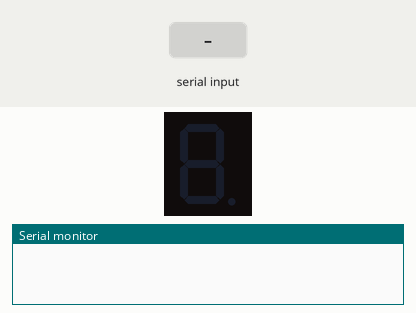
This sketch was run on a simulated Arduino Uno, built with avr-gcc and run on an emulated ATmega328P. On the bench: 1-digit seven-segment display, the last lines printed to the serial monitor. Wiring (inferred from the names in the program): 1-digit 7-segment display, segments lit when HIGH: segments pin 13, pin 12, pin 11, pin 10, pin 9, pin 8, pin 7. The inputs (shaded band) are chosen by the test bench. The segment pins are drawn as the display they are named for.

Above: at 1.2 s.
1.3 s: "0" received over Serial
At 2.3 s:
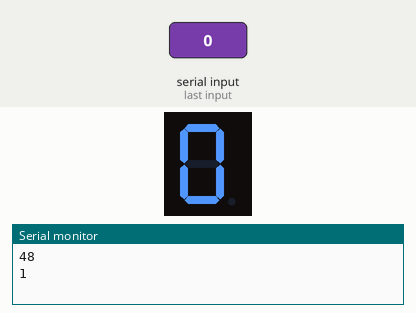
3.3 s: "1" received over Serial
At 5.0 s:
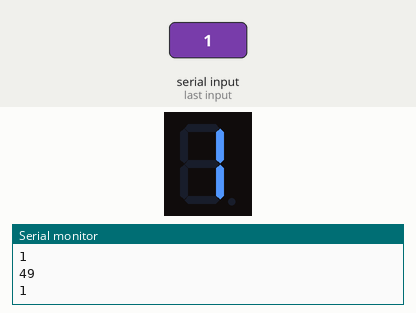
5.3 s: "2" received over Serial
At 6.6 s:
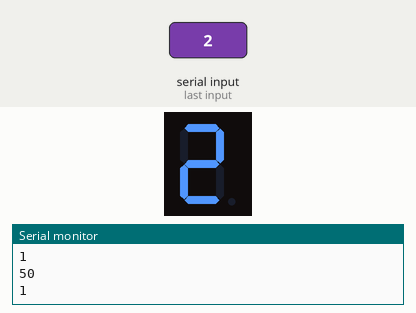
7.3 s: "3" received over Serial
At 8.1 s:
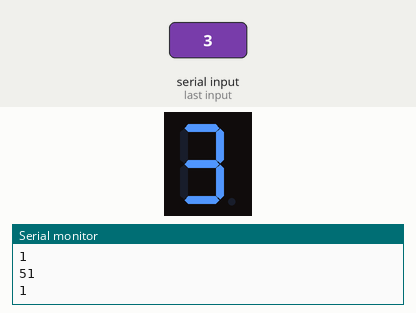
9.3 s: "4" received over Serial
At 10.8 s:
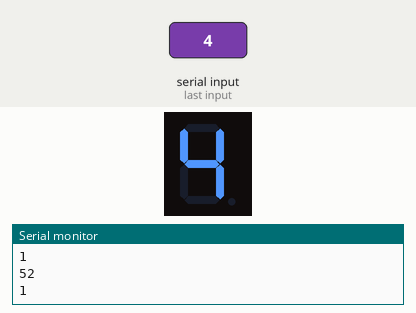
11.3 s: "5" received over Serial
At 12.3 s:
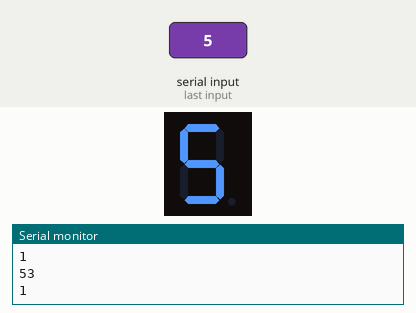
Timing chart, 0 to 14.3 s (numbered marks = the images above; inputs shaded):
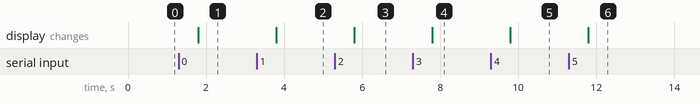

The sketch:

display7serial.ino
```cpp
const int a=13;
const int b=12;
const int c=11;
const int d=10;
const int e=9;
const int f=8;
const int g=7;
int inByte = 0;

void setup(){
    Serial.begin(9600); //Open the serial port
    pinMode(a, OUTPUT);
    pinMode(b, OUTPUT);
    pinMode(c, OUTPUT);
    pinMode(d, OUTPUT);
    pinMode(e, OUTPUT);
    pinMode(f, OUTPUT);
    pinMode(g, OUTPUT);
    digitalWrite(a, LOW);
    digitalWrite(b, LOW);
    digitalWrite(c, LOW);
    digitalWrite(d, LOW);
    digitalWrite(e, LOW);
    digitalWrite(f, LOW);
    digitalWrite(g, LOW);
  }

void loop(){

    if(Serial.available() > 0){

        inByte = Serial.read();
        Serial.println(inByte);
        delay(500);
        if(inByte == '0')
        {
          Serial.println('1');
          digitalWrite(a, HIGH);
          digitalWrite(b, HIGH);
          digitalWrite(c, HIGH);
          digitalWrite(d, HIGH);
          digitalWrite(e, HIGH);
          digitalWrite(f, HIGH);
          digitalWrite(g, LOW);
        }
        else if(inByte=='1')
        {
          Serial.println('1');
          digitalWrite(a, LOW);
          digitalWrite(b, HIGH);
          digitalWrite(c, HIGH);
          digitalWrite(d, LOW);
          digitalWrite(e, LOW);
          digitalWrite(f, LOW);
          digitalWrite(g, LOW);
        }
        else if(inByte=='2')
        {
          Serial.println('1');
          digitalWrite(a, HIGH);
          digitalWrite(b, HIGH);
          digitalWrite(c, LOW);
          digitalWrite(d, HIGH);
          digitalWrite(e, HIGH);
          digitalWrite(f, LOW);
          digitalWrite(g, HIGH);
        }
        else if(inByte=='3')
        {
          Serial.println('1');
          digitalWrite(a, HIGH);
          digitalWrite(b, HIGH);
          digitalWrite(c, HIGH);
          digitalWrite(d, HIGH);
          digitalWrite(e, LOW);
          digitalWrite(f, LOW);
          digitalWrite(g, HIGH);
        }
            else if(inByte=='4')
        {
          Serial.println('1');
          digitalWrite(a, LOW);
          digitalWrite(b, HIGH);
          digitalWrite(c, HIGH);
          digitalWrite(d, LOW);
          digitalWrite(e, LOW);
          digitalWrite(f, HIGH);
          digitalWrite(g, HIGH);
        }
        else if(inByte=='5')
        {
          Serial.println('1');
          digitalWrite(a, HIGH);
          digitalWrite(b, LOW);
          digitalWrite(c, HIGH);
          digitalWrite(d, HIGH);
          digitalWrite(e, LOW);
          digitalWrite(f, HIGH);
          digitalWrite(g, HIGH);
        }
        else if(inByte=='6')
        {
          Serial.println('1');
          digitalWrite(a, HIGH);
          digitalWrite(b, LOW);
          digitalWrite(c, HIGH);
          digitalWrite(d, HIGH);
          digitalWrite(e, HIGH);
          digitalWrite(f, HIGH);
          digitalWrite(g, HIGH);
        }
            else if(inByte=='7')
        {
          Serial.println('1');
          digitalWrite(a, HIGH);
          digitalWrite(b, HIGH);
          digitalWrite(c, HIGH);
          digitalWrite(d, LOW);
          digitalWrite(e, LOW);
          digitalWrite(f, LOW);
          digitalWrite(g, LOW);
        }
        else if(inByte=='8')
        {
          Serial.println('1');
          digitalWrite(a, HIGH);
          digitalWrite(b, HIGH);
          digitalWrite(c, HIGH);
          digitalWrite(d, HIGH);
          digitalWrite(e, HIGH);
          digitalWrite(f, HIGH);
          digitalWrite(g, HIGH);
        }
        else if(inByte=='9')
        {
          Serial.println('1');
          digitalWrite(a, HIGH);
          digitalWrite(b, HIGH);
          digitalWrite(c, HIGH);
          digitalWrite(d, LOW);
          digitalWrite(e, LOW);
          digitalWrite(f, HIGH);
          digitalWrite(g, HIGH);
        }
        else
        {
          Serial.println("2");
          digitalWrite(a, LOW);
          digitalWrite(b, LOW);
          digitalWrite(c, LOW);
          digitalWrite(d, LOW);
          digitalWrite(e, LOW);
          digitalWrite(f, LOW);
          digitalWrite(g, LOW);
        }

    }
}
```

Measured:
- after the input at 1.3 s, the display: changes after 0.50 s (image 1)
- after the input at 3.3 s, the display: changes after 0.50 s (image 2)
- after the input at 5.3 s, the display: changes after 0.50 s (image 3)
- after the input at 7.3 s, the display: changes after 0.50 s (image 4)
- after the input at 9.3 s, the display: changes after 0.50 s (image 5)
- after the input at 11.3 s, the display: changes after 0.50 s (image 6)
